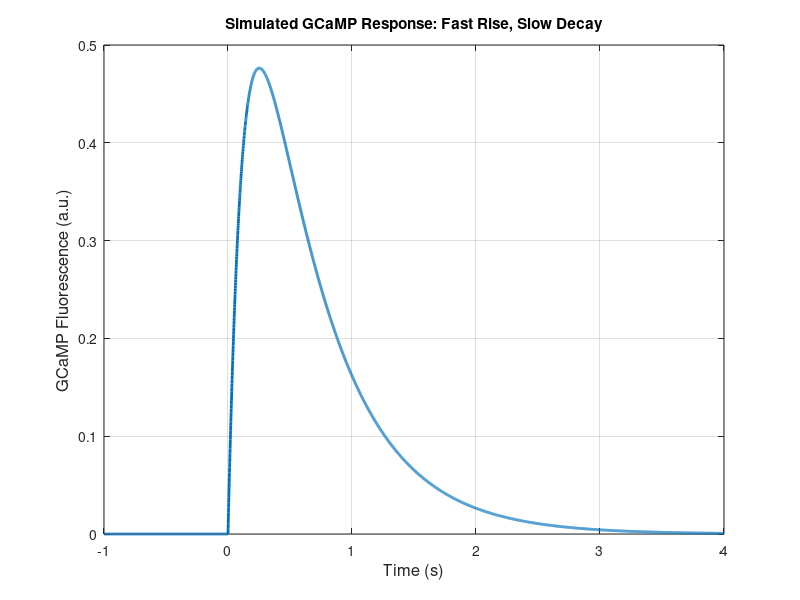
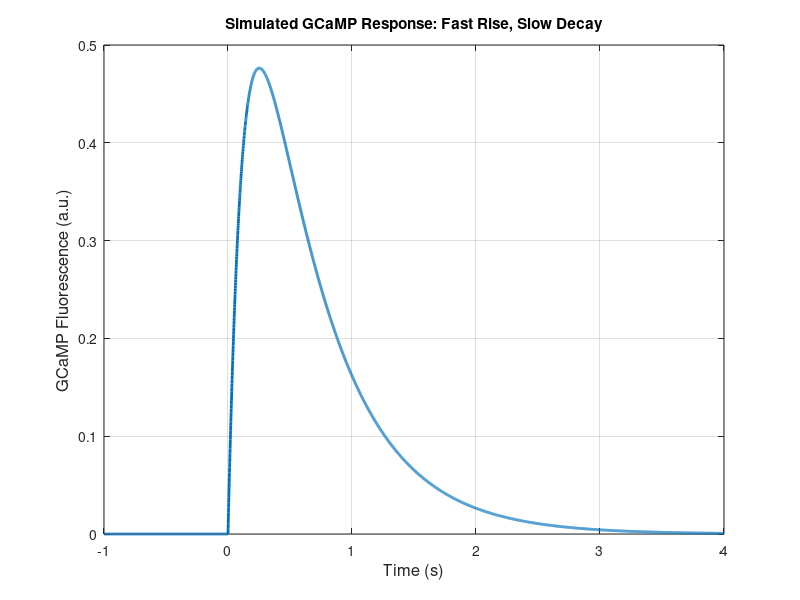

Write the MATLAB code that produced these figures, in order.
%% Modelling GCaMP increase and decrease
% Xiong Xiao, 05/14/2025 @Shanghai
clear,clc; close all

%% Simulation of GCaMP response
% Time vector (in seconds)
t = 0:0.001:5;  % 5 seconds at 1 ms resolution

% Parameters
t_on = 1;         % Time of stimulus onset
amp = 1;          % Peak amplitude of GCaMP response
% Parameters based on https://www.nature.com/articles/nature12354
% PMID: 23868258
tau_rise = 0.18;   % Rise time constant (seconds) - fast
tau_decay = 0.55;  % Decay time constant (seconds) - slow

% Create GCaMP response
gcamp = zeros(size(t));
idx = t >= t_on;
t_shifted = t(idx) - t_on;

% Bi-exponential function: fast rise, slow decay
gcamp(idx) = amp * (1 - exp(-t_shifted / tau_rise)) .* exp(-t_shifted / tau_decay);

% Plot the GCaMP trace
figure('Position', [200, 200, 500, 400]);
plot(t - t_on, gcamp, 'LineWidth', 2);
xlabel('Time (s)', 'FontSize', 12);
ylabel('GCaMP Fluorescence (a.u.)', 'FontSize', 12);
title('Simulated GCaMP Response: Fast Rise, Slow Decay');
grid on;

print('-dpng','GCaMP_rise_decay_curve')
print('-dpdf','GCaMP_rise_decay_curve')
